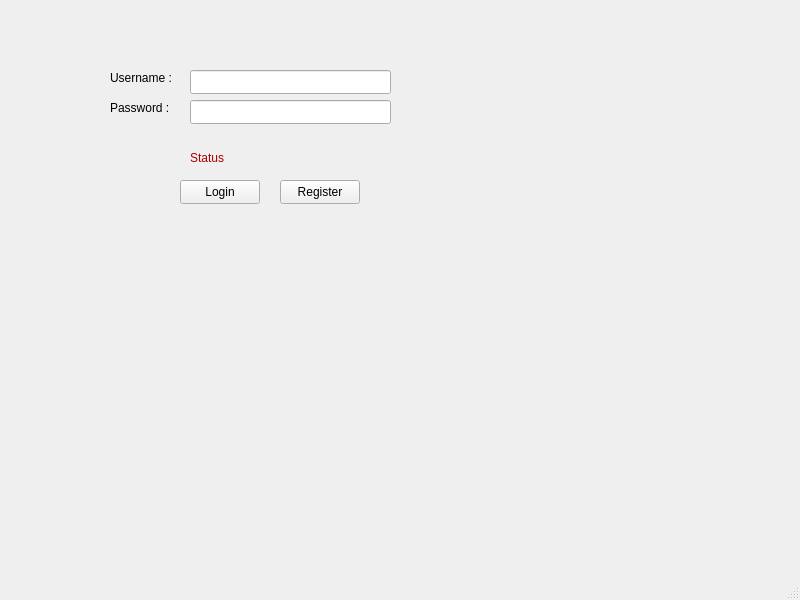
<?xml version="1.0" encoding="UTF-8"?>
<ui version="4.0">
 <class>LoginWindow</class>
 <widget class="QMainWindow" name="LoginWindow">
  <property name="geometry">
   <rect>
    <x>0</x>
    <y>0</y>
    <width>800</width>
    <height>600</height>
   </rect>
  </property>
  <property name="windowTitle">
   <string>LoginWindow</string>
  </property>
  <widget class="QWidget" name="centralwidget">
   <widget class="QLabel" name="label">
    <property name="geometry">
     <rect>
      <x>110</x>
      <y>70</y>
      <width>71</width>
      <height>16</height>
     </rect>
    </property>
    <property name="text">
     <string>Username :</string>
    </property>
   </widget>
   <widget class="QLabel" name="label_2">
    <property name="geometry">
     <rect>
      <x>110</x>
      <y>100</y>
      <width>71</width>
      <height>16</height>
     </rect>
    </property>
    <property name="text">
     <string>Password :</string>
    </property>
   </widget>
   <widget class="QLineEdit" name="username">
    <property name="geometry">
     <rect>
      <x>190</x>
      <y>70</y>
      <width>201</width>
      <height>24</height>
     </rect>
    </property>
   </widget>
   <widget class="QLineEdit" name="password">
    <property name="geometry">
     <rect>
      <x>190</x>
      <y>100</y>
      <width>201</width>
      <height>24</height>
     </rect>
    </property>
    <property name="echoMode">
     <enum>QLineEdit::Password</enum>
    </property>
   </widget>
   <widget class="QPushButton" name="login_push">
    <property name="geometry">
     <rect>
      <x>180</x>
      <y>180</y>
      <width>80</width>
      <height>24</height>
     </rect>
    </property>
    <property name="text">
     <string>Login</string>
    </property>
   </widget>
   <widget class="QPushButton" name="register_push">
    <property name="geometry">
     <rect>
      <x>280</x>
      <y>180</y>
      <width>80</width>
      <height>24</height>
     </rect>
    </property>
    <property name="text">
     <string>Register</string>
    </property>
   </widget>
   <widget class="QLabel" name="login_status">
    <property name="geometry">
     <rect>
      <x>190</x>
      <y>150</y>
      <width>211</width>
      <height>16</height>
     </rect>
    </property>
    <property name="text">
     <string>&lt;html&gt;&lt;head/&gt;&lt;body&gt;&lt;p&gt;&lt;span style=&quot; color:#aa0000;&quot;&gt;Status&lt;/span&gt;&lt;/p&gt;&lt;/body&gt;&lt;/html&gt;</string>
    </property>
   </widget>
  </widget>
  <widget class="QMenuBar" name="menubar">
   <property name="geometry">
    <rect>
     <x>0</x>
     <y>0</y>
     <width>800</width>
     <height>21</height>
    </rect>
   </property>
  </widget>
  <widget class="QStatusBar" name="statusbar"/>
 </widget>
 <resources/>
 <connections/>
</ui>
